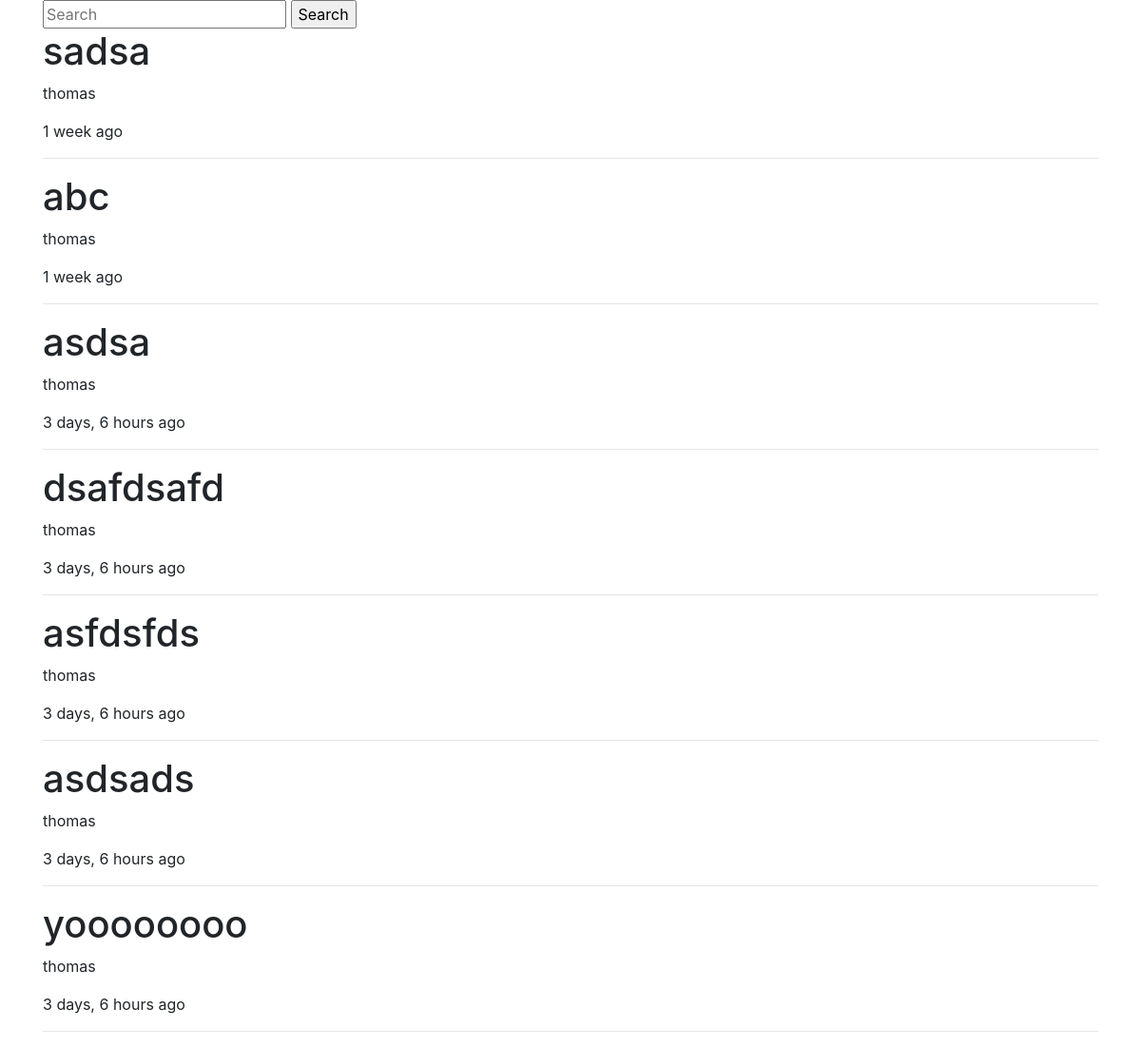
The page /tweet/ on the database as committed earlier.
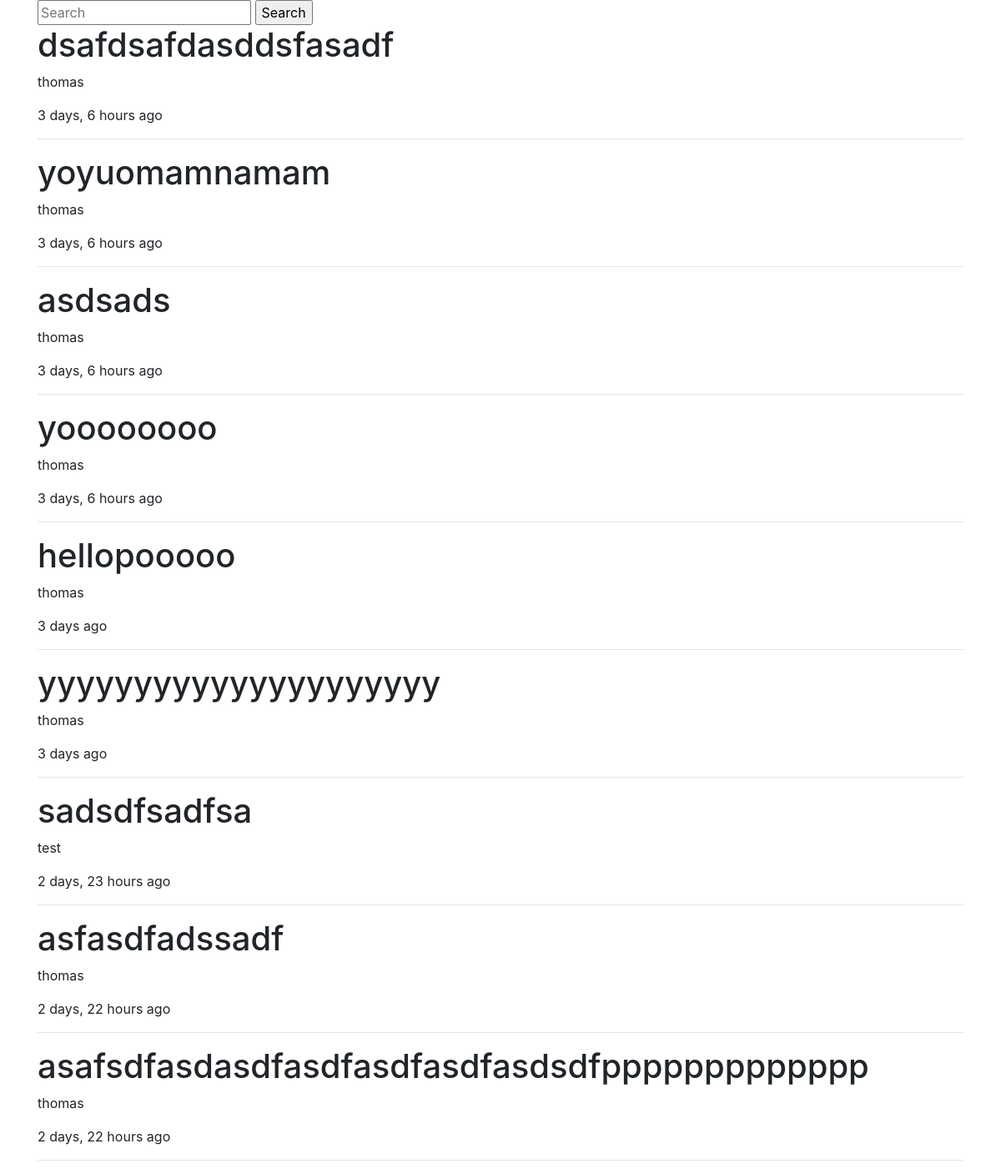
The same page on the database as committed later.
### tweets/models.py (models this page shows, shortened)
class Tweet(models.Model):
	user = models.ForeignKey(settings.AUTH_USER_MODEL, on_delete=models.CASCADE)
	content = models.TextField(max_length=140, validators=[validate_content])
	updated = models.DateTimeField(auto_now=True)
	timestamp = models.DateTimeField(auto_now_add=True)

### tweets/views.py (the view)
class TweetListView(ListView):
	template_name = "tweets/list_view.html"
	def get_queryset(self, *args, **kwargs):
		qs = Tweet.objects.all()
		print(self.request.GET)
		query = self.request.GET.get("q", None)
		if query is not None:
			qs = qs.filter(
				Q(content__icontains=query) |
				Q(user__username__icontains=query))
		return qs
	def get_context_data(self, *args, **kwargs):
		context = super(TweetListView, self).get_context_data(*args, **kwargs)
		return context

### tweets/templates/tweets/list_view.html
{% extends "base.html" %}
{%block content%}
{% include "tweets/tweet_search.html" %}
{% for obj in object_list %}
	<h1>{{obj.content}}</h1>
	<p>{{obj.user}}</p>
	<p>{{obj.timestamp|timesince}} ago</p>
	<hr>
{% empty %}
	{%if request.GET.q %}
	<p>No tweets found.</p>
	{% else %}
	<p>No Tweets yet.</p>
	{% endif %}
{% endfor %}
{%endblock%}

### templates/base.html (shortened to what this page needs)
{% load static %}
<!doctype html>
<html lang="en">
  <head>
    <link rel="stylesheet" href="https://stackpath.bootstrapcdn.com/bootstrap/4.1.1/css/bootstrap.min.css">
  </head>
  <body>
    <div class="container">
      {%block content%}
      {%endblock%}
    </div>
  </body>
</html>

### tweets/templates/tweets/tweet_search.html
<form method='GET' action='{% url "tweet:list" %}'>
	<input type='text' name='q' placeholder='Search' value='{{request.GET.q}}'/>
	<input type='submit' value='Search'/>
</form>

Rows that differ between the two databases and show on the page:
removed Tweet: content "sadsa", user "thomas", timestamp "1 week"
removed Tweet: content "abc", user "thomas", timestamp "1 week"
removed Tweet: content "asdsa", user "thomas", timestamp "3 days, 6 hours"
changed Tweet: content "dsafdsafd" → "dsafdsafdasddsfasadf"
changed Tweet: content "asfdsfds" → "yoyuomamnamam"
added Tweet: content "hellopooooo", user "thomas", timestamp "3 days"
added Tweet: content "yyyyyyyyyyyyyyyyyyyyy", user "thomas", timestamp "3 days"
added Tweet: content "sadsdfsadfsa", user "test", timestamp "2 days, 23 hours"
added Tweet: content "asfasdfadssadf", user "thomas", timestamp "2 days, 22 hours"
added Tweet: content "asafsdfasdasdfasdfasdfasdfasdsdfppppppppppppp", user "thomas", timestamp "2 days, 22 hours"
